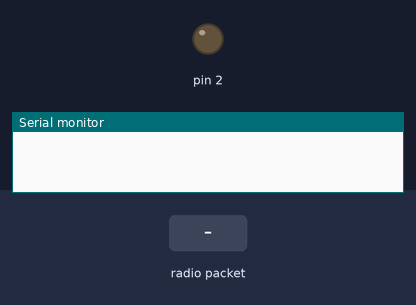
A sketch run on a simulated Arduino Uno, built with avr-gcc and run on an emulated ATmega328P. Parts: output pins drawn as LEDs (lit = HIGH), the last lines printed to the serial monitor. The test bench sets the inputs (shaded band). No radio packets arrive unless stated.

Above: at 1.2 s.
1.3 s: radio packet "UNSAFE_LEVELS" arrives
At 1.4 s:
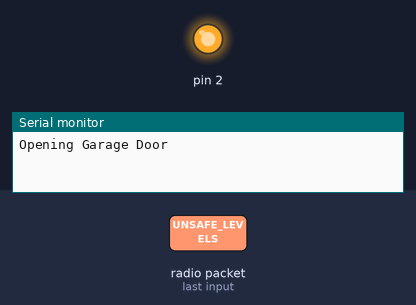
Timing chart, 0 to 4.3 s (numbered marks = the images above; inputs shaded):
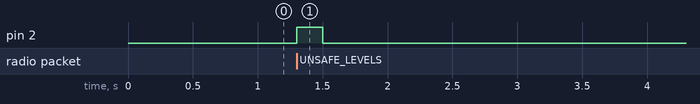

The sketch:

Reciever_module.ino
```cpp
#include <RH_ASK.h>
#include <SPI.h>

RH_ASK driver;
uint8_t buff[32];
uint8_t bufflen = sizeof(buff);

void setup() {
  // put your setup code here, to run once:
  pinMode(11, INPUT);
  Serial.begin(9600);
  driver.init();
  pinMode(2, OUTPUT);
}

String str;
void loop() {
  if(driver.recv(buff,&bufflen))
  {
    str = (char*)buff;
    if(str == "UNSAFE_LEVELS")
    {
      Serial.print("Opening Garage Door\n");
      digitalWrite(2, HIGH);
      delay(200);
      digitalWrite(2, LOW);
    }
  }
}
```

Measured:
- after the input at 1.3 s, pin 2: LOW → HIGH at once, → LOW 0.20 s later
